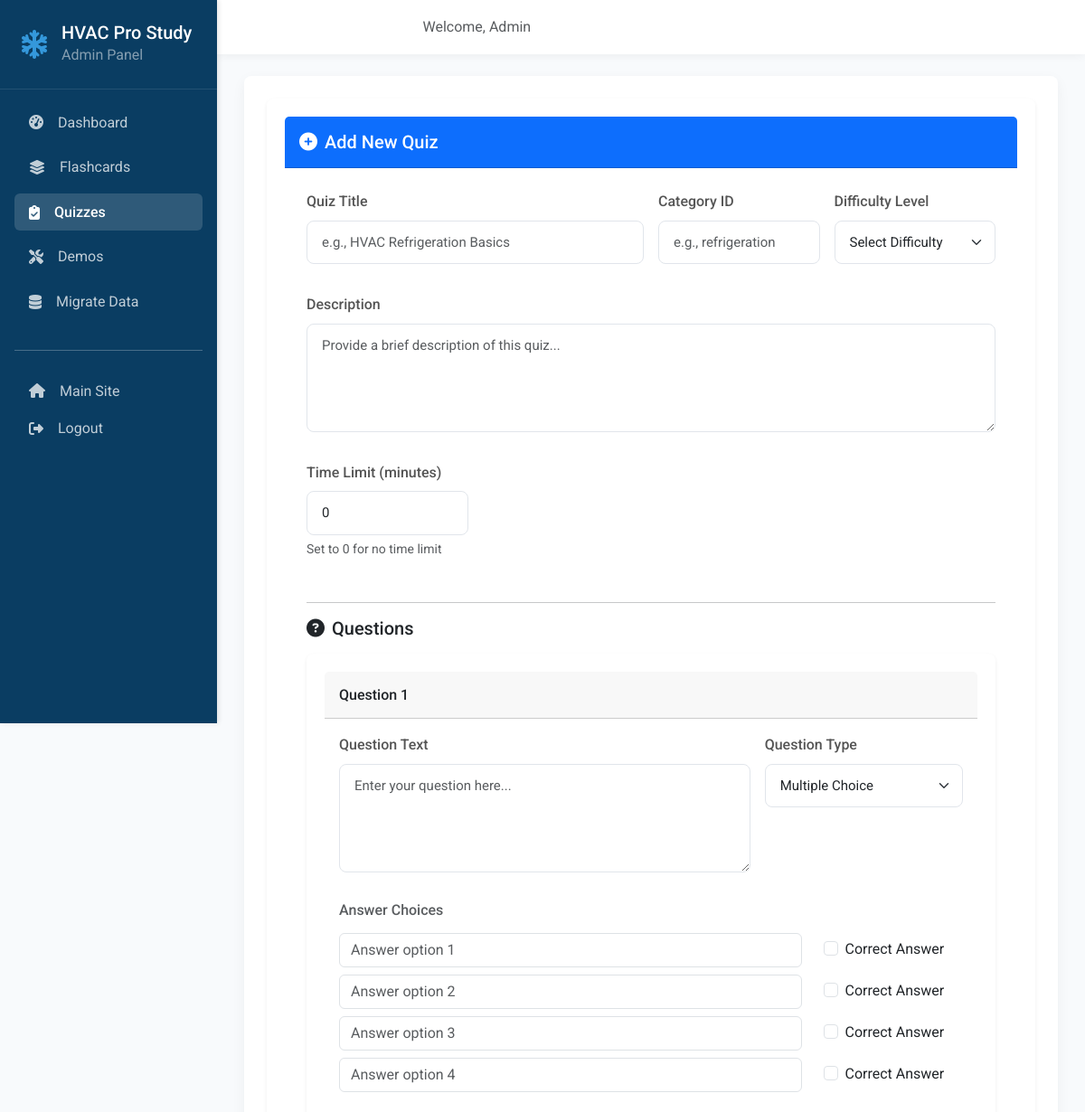
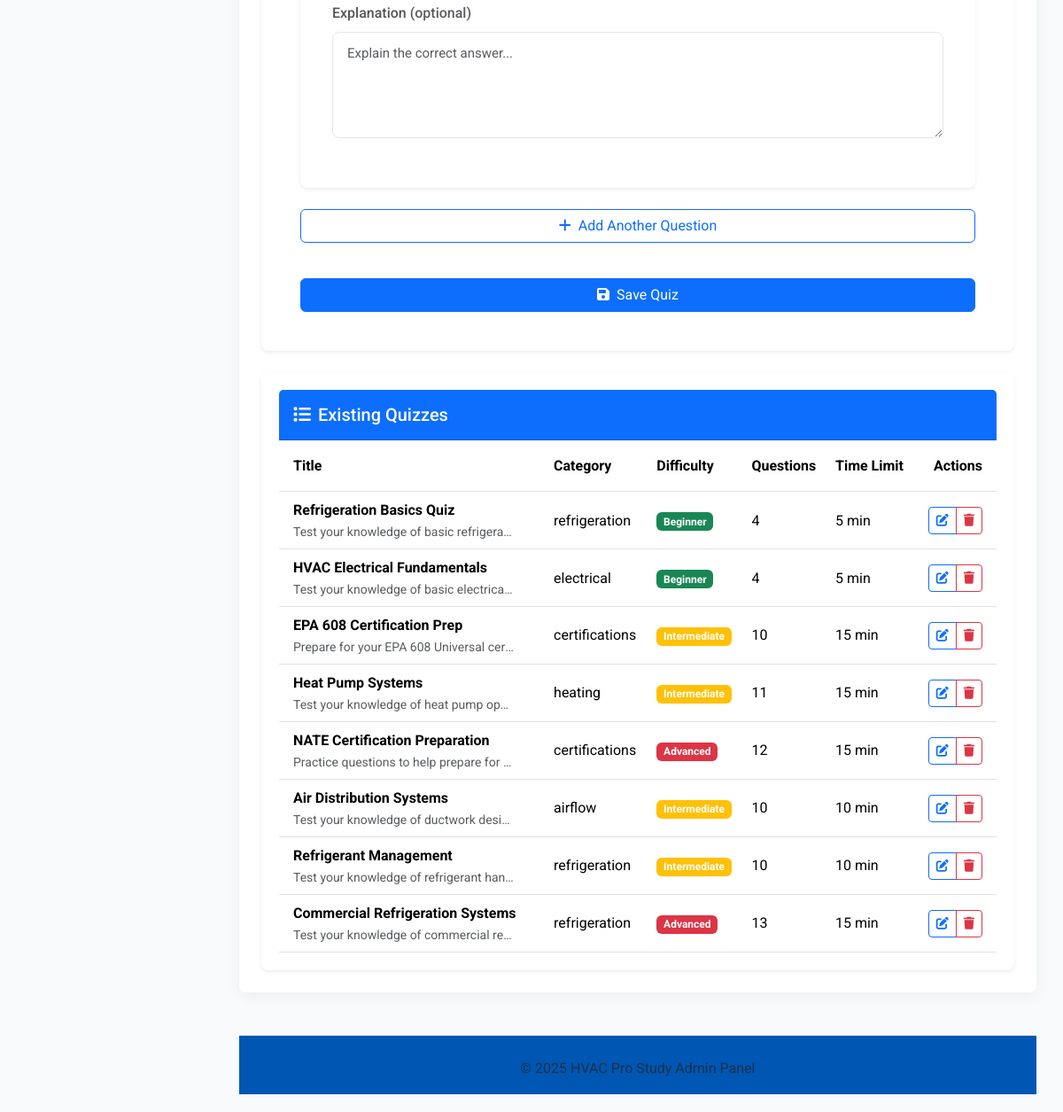
The app's page /admin/quizzes (signed in) with its own data (2 pictures, top to bottom).
### app/models/database.py (models this page shows, shortened)
class Quiz(db.Model):
    __tablename__ = 'quizzes'
    id = db.Column(db.String(50), primary_key=True, default=generate_uuid)
    title = db.Column(db.String(200), nullable=False)
    description = db.Column(db.Text)
    category_id = db.Column(db.String(50), db.ForeignKey('categories.id'), nullable=False)
    difficulty = db.Column(db.String(20), nullable=False)
    time_limit_minutes = db.Column(db.Integer, default=0)
    created_at = db.Column(db.DateTime, default=datetime.utcnow)
    _questions_json = db.Column('questions_json', db.Text, nullable=False)
    @property
    def questions(self):
        if self._questions_json:
            return json.loads(self._questions_json)
        return []
    def to_dict(self):
        return {
            'id': self.id,
            'title': self.title,
            'description': self.description,
            'category_id': self.category_id,
            'difficulty': self.difficulty,
            'time_limit_minutes': self.time_limit_minutes,
            'questions': self.questions,
            'created_at': self.created_at.isoformat()
        }

### app/admin/routes.py (the view)
@admin.route('/quizzes', methods=['GET', 'POST'])
@admin_required
def quizzes():
    from app.models.content import get_quizzes, add_quiz
    from app.models.database import Quiz
    if request.method == 'POST':
        data = request.json
        result = add_quiz(data)
        return jsonify(result)
    quizzes_data = get_quizzes()
    all_quizzes = quizzes_data.get('quizzes', [])
    return render_template('admin/quizzes.html', quizzes=all_quizzes)

### app/templates/admin/quizzes.html (shortened to what this page needs)
{% extends "admin/base.html" %}
{% block content %}
<div class="row">
    <div class="col-12">
        <div class="card border-0 shadow-sm mb-4">
            <div class="card-header bg-primary text-white py-3">
                <h5 class="mb-0"><i class="fas fa-plus-circle me-2"></i>Add New Quiz</h5>
            </div>
            <div class="card-body p-4">
                <form id="quiz-form" class="row g-3">
                    <div class="col-md-6">
                        <div class="form-group mb-3">
                            <label for="title" class="form-label">Quiz Title</label>
                            <input type="text" class="form-control" id="title" name="title" required placeholder="e.g., HVAC Refrigeration Basics">
                        </div>
                    </div>
                    <div class="col-md-3">
                        <div class="form-group mb-3">
                            <label for="category_id" class="form-label">Category ID</label>
                            <input type="text" class="form-control" id="category_id" name="category_id" required placeholder="e.g., refrigeration">
                        </div>
                    </div>
                    <div class="col-md-3">
                        <div class="form-group mb-3">
                            <label for="difficulty" class="form-label">Difficulty Level</label>
                            <select class="form-select" id="difficulty" name="difficulty" required>
                                <option value="" disabled selected>Select Difficulty</option>
                            </select>
                        </div>
                    </div>
                    <div class="col-12">
                        <div class="form-group mb-3">
                            <label for="description" class="form-label">Description</label>
                            <textarea class="form-control" id="description" name="description" rows="3" required placeholder="Provide a brief description of this quiz..."></textarea>
                        </div>
                    </div>
                    <div class="col-md-3">
                        <div class="form-group mb-3">
                            <label for="time_limit_minutes" class="form-label">Time Limit (minutes)</label>
                            <input type="number" class="form-control" id="time_limit_minutes" name="time_limit_minutes" min="0" value="0" placeholder="0 = No limit">
                            <div class="form-text">Set to 0 for no time limit</div>
                        </div>
                    </div>
                    <div class="col-12">
                        <hr>
                        <h5 class="mb-3"><i class="fas fa-question-circle me-2"></i>Questions</h5>
                        <div id="questions-container">
                            <div class="question-item card border-0 shadow-sm mb-4">
                                <div class="card-header d-flex justify-content-between align-items-center py-3">
                                    <h6 class="mb-0">Question 1</h6>
                                </div>
                                <div class="card-body p-3">
                                    <div class="row g-3">
                                        <div class="col-md-8">
                                            <div class="form-group mb-3">
                                                <label class="form-label">Question Text</label>
                                                <textarea name="questions[0][text]" class="form-control" rows="2" required placeholder="Enter your question here..."></textarea>
                                            </div>
                                        </div>
                                        <div class="col-md-4">
                                            <div class="form-group mb-3">
                                                <label class="form-label">Question Type</label>
                                                <select name="questions[0][type]" class="form-select question-type" required data-question-index="0">
                                                    <option value="multiple_choice">Multiple Choice</option>
                                                </select>
                                            </div>
                                        </div>
                                        <div class="col-12 answers-container" data-question-index="0">
                                            <h6 class="text-muted mb-3">Answer Choices</h6>
                                            <div class="answer-item row mb-2 align-items-center">
                                                <div class="col-md-9">
                                                    <input type="text" class="form-control" name="questions[0][answers][0][text]" required placeholder="Answer option 1">
                                                </div>
                                                <div class="col-md-3">
                                                    <div class="form-check">
                                                        <input class="form-check-input" type="checkbox" name="questions[0][answers][0][correct]" id="answer0-0-correct">
                                                        <label class="form-check-label" for="answer0-0-correct">
                                                            Correct Answer
                                                        </label>
                                                    </div>
                                                </div>
                                            </div>
                                            <div class="answer-item row mb-2 align-items-center">
                                                <div class="col-md-9">
                                                    <input type="text" class="form-control" name="questions[0][answers][1][text]" required placeholder="Answer option 2">
                                                </div>
                                                <div class="col-md-3">
                                                    <div class="form-check">
                                                        <input class="form-check-input" type="checkbox" name="questions[0][answers][1][correct]" id="answer0-1-correct">
                                                        <label class="form-check-label" for="answer0-1-correct">
                                                            Correct Answer
                                                        </label>
                                                    </div>
                                                </div>
                                            </div>
                                            <div class="answer-item row mb-2 align-items-center">
                                                <div class="col-md-9">
                                                    <input type="text" class="form-control" name="questions[0][answers][2][text]" placeholder="Answer option 3">
                                                </div>
                                                <div class="col-md-3">
                                                    <div class="form-check">
                                                        <input class="form-check-input" type="checkbox" name="questions[0][answers][2][correct]" id="answer0-2-correct">
                                                        <label class="form-check-label" for="answer0-2-correct">
                                                            Correct Answer
                                                        </label>
                                                    </div>
                                                </div>
                                            </div>
                                            <div class="answer-item row mb-2 align-items-center">
                                                <div class="col-md-9">
                                                    <input type="text" class="form-control" name="questions[0][answers][3][text]" placeholder="Answer option 4">
                                                </div>
                                                <div class="col-md-3">
                                                    <div class="form-check">
                                                        <input class="form-check-input" type="checkbox" name="questions[0][answers][3][correct]" id="answer0-3-correct">
                                                        <label class="form-check-label" for="answer0-3-correct">
                                                            Correct Answer
                                                        </label>
                                                    </div>
                                                </div>
                                            </div>
                                        </div>
                                        <div class="col-12">
                                            <div class="form-group">
                                                <label class="form-label">Explanation <span class="text-muted">(optional)</span></label>
                                                <textarea name="questions[0][explanation]" class="form-control" rows="2" placeholder="Explain the correct answer..."></textarea>
                                            </div>
                                        </div>
                                    </div>
                                </div>
                            </div>
                        </div>
                        <div class="text-center mb-4">
                            <button type="button" class="btn btn-outline-primary" id="add-question">
                                <i class="fas fa-plus me-2"></i>Add Another Question
                            </button>
                        </div>
                    </div>
                    <div class="col-12 text-end">
                        <button type="submit" class="btn btn-primary px-4">
                            <i class="fas fa-save me-2"></i>Save Quiz
                        </button>
                    </div>
                </form>
            </div>
        </div>
        <div class="card border-0 shadow-sm">
            <div class="card-header bg-primary text-white py-3">
                <h5 class="mb-0"><i class="fas fa-list me-2"></i>Existing Quizzes</h5>
            </div>
            <div class="card-body p-0">
                <div class="table-responsive">
                    <table class="table table-hover align-middle mb-0">
                        <thead class="bg-light">
                            <tr>
                                <th class="py-3 px-3">Title</th>
                                <th class="py-3">Category</th>
                                <th class="py-3">Difficulty</th>
                                <th class="py-3">Questions</th>
                                <th class="py-3">Time Limit</th>
                                <th class="py-3 text-end pe-3">Actions</th>
                            </tr>
                        </thead>
                        <tbody>
                            {% if quizzes and quizzes|length > 0 %}
                                {% for quiz in quizzes %}
                                <tr>
                                    <td class="px-3">
                                        <strong>{{ quiz.title }}</strong>
                                        <div class="small text-muted text-truncate" style="max-width: 250px;">{{ quiz.description }}</div>
                                    </td>
                                    <td>{{ quiz.category_id }}</td>
                                    <td>
                                        <span class="badge {% if quiz.difficulty == 'beginner' %}bg-success{% elif quiz.difficulty == 'intermediate' %}bg-warning{% else %}bg-danger{% endif %}">
                                            {{ quiz.difficulty|capitalize }}
                                        </span>
                                    </td>
                                    <td>{{ quiz.questions|length }}</td>
                                    <td>
                                        {% if quiz.time_limit_minutes and quiz.time_limit_minutes > 0 %}
                                            {{ quiz.time_limit_minutes }} min
                                        {% else %}
                                            No limit
                                        {% endif %}
                                    </td>
                                    <td class="text-end pe-3">
                                        <div class="btn-group">
                                            <a href="{{ url_for('admin.edit_quiz', quiz_id=quiz.id) }}" class="btn btn-sm btn-outline-primary">
                                                <i class="fas fa-edit"></i>
                                            </a>
                                            <button type="button" class="btn btn-sm btn-outline-danger"
                                                    data-bs-toggle="modal"
                                                    data-bs-target="#deleteQuizModal"
                                                    data-quiz-id="{{ quiz.id }}"
                                                    data-quiz-title="{{ quiz.title }}">
                                                <i class="fas fa-trash"></i>
                                            </button>
                                        </div>
                                    </td>
                                </tr>
                                {% endfor %}
                            {% else %}
                                <tr>
                                    <td colspan="6" class="text-center py-4 text-muted">
                                        <i class="fas fa-info-circle me-2"></i>No quizzes found. Create your first quiz above.
                                    </td>
                                </tr>
                            {% endif %}
                        </tbody>
                    </table>
                </div>
            </div>
        </div>
    </div>
</div>
{% endblock %}

### records on screen
Quiz: title "Refrigeration Basics Quiz", description "Test your knowledge of basic refrigera…", category_id "refrigeration", difficulty "Beginner", questions|length "4", time_limit_minutes "5"
Quiz: title "HVAC Electrical Fundamentals", description "Test your knowledge of basic electrica…", category_id "electrical", difficulty "Beginner", questions|length "4", time_limit_minutes "5"
Quiz: title "EPA 608 Certification Prep", description "Prepare for your EPA 608 Universal cer…", category_id "certifications", difficulty "Intermediate", questions|length "10", time_limit_minutes "15"
Quiz: title "Heat Pump Systems", description "Test your knowledge of heat pump op…", category_id "heating", difficulty "Intermediate", questions|length "11", time_limit_minutes "15"
Quiz: title "NATE Certification Preparation", description "Practice questions to help prepare for…", category_id "certifications", difficulty "Advanced", questions|length "12", time_limit_minutes "15"
Quiz: title "Air Distribution Systems", description "Test your knowledge of ductwork desi…", category_id "airflow", difficulty "Intermediate", questions|length "10", time_limit_minutes "10"
Quiz: title "Refrigerant Management", description "Test your knowledge of refrigerant han…", category_id "refrigeration", difficulty "Intermediate", questions|length "10", time_limit_minutes "10"
Quiz: title "Commercial Refrigeration Systems", description "Test your knowledge of commercial re…", category_id "refrigeration", difficulty "Advanced", questions|length "13", time_limit_minutes "15"
